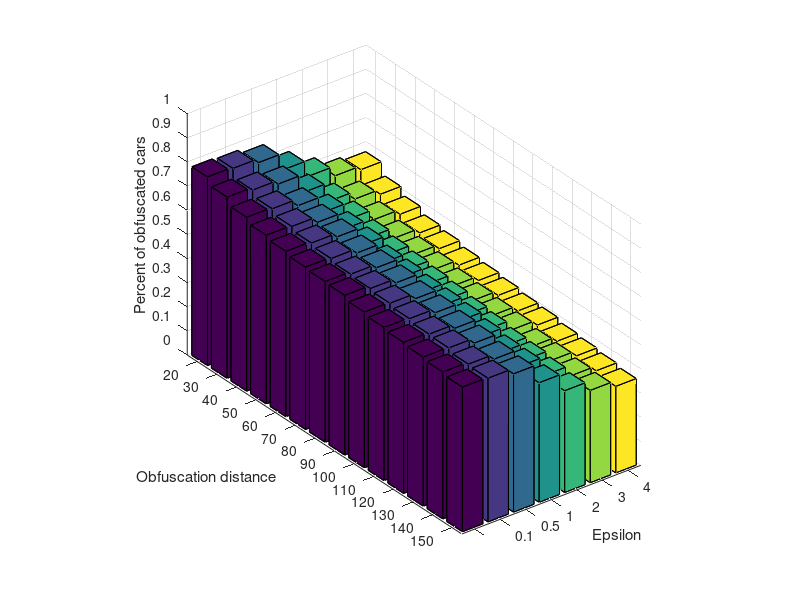

MATLAB code for this plot: (Note: this script raises an error after producing the figure.)
clc
clear
dists=[20	30	40	50	60	70	80	90	100	110	120	130	140	150];
timePercentages=[0.25,0.5,0.75];
epsilon=[0.1,0.5,1,2,3,4,5];
load("resultWorkspace_Dist_TimePercent_Epsilon_Repeat_NumObfuscated_2.mat")
meanAITP=mean(resultsAvgIsolatedTimePercentages,4);
figure(1)
clf
hold on
[X,Y]=meshgrid(dists,epsilon);
Z=(squeeze(meanAITP(:,3,:)));
h=bar3(Z);
yticks(1:size(dists,2))
get(gca,"XTick")
%xlim([dists(1) dists(end)]);
set(gca, 'YTickLabel', dists);
ylabel("Obfuscation distance")
%ylim([epsilon(1) epsilon(end)]);
set(gca, 'XTickLabel', epsilon);
tempLabels=get(gca, 'XTickLabel');
xLabels=repmat('0.0',size(epsilon,2)+2,1);
for i=1:size(epsilon,2)
    xLabels(i+1,:)=tempLabels(i,:);
end
xLabels(1,1)=' ';
xLabels(1,2)=' ';
xLabels(1,3)=' ';
xLabels(size(epsilon,2)+2,1)=' ';
xLabels(size(epsilon,2)+2,2)=' ';
xLabels(size(epsilon,2)+2,3)=' ';
xlabel("Epsilon")
set(gca, 'XTickLabel', xLabels);
zlim([0,1])
zticks(0:0.1:1)
set(gca, 'ZTickLabel', 0:0.1:1);
zlabel("Percent of obfuscated cars")
grid on
ax = gca;
ax.XTickLabelMode = 'manual';
ax.YTickLabelMode = 'manual';
ax.ZTickLabelMode = 'manual';
ax.XTickMode = 'manual';
ax.YTickMode = 'manual';
ax.ZTickMode = 'manual';
% ax.XTickLabelRotationMode = 'manual';
% ax.YTickLabelRotationMode = 'manual';
% ax.ZTickLabelRotationMode = 'manual';

[X, Y] = meshgrid(1:size(epsilon,2), 1:size(dists,2));

labels = num2str(Z(:), '%0.2f');

% text((X(:)), (Y(:)), Z(:), labels, ...
%     'HorizontalAlignment', 'center', ...
%     'VerticalAlignment', 'bottom', 'BackgroundColor', 'w', 'FontName', 'Times New Roman');

ax.View=[-43.75,47.778132678132664];
ax.CameraPosition=[-28.195177513257306,-55.55910222851322,6.913354386837342];
set(gca,'FontName','Times New Roman');
set(gcf, 'Position', [2908,430,439,334])
exportgraphics(gcf, 'dist_epsilon_avgTimerPercent.pdf','ContentType','vector')
